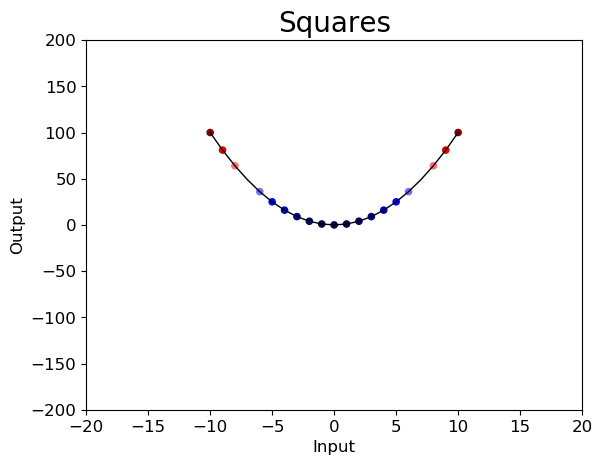

Write Python code to recreate this figure.
import matplotlib.pyplot as plt

inputs = list(range(-10, 11))
squares = list(map(lambda x: x ** 2, inputs))

plt.plot(inputs, squares, linewidth = 1, c = "black")
plt.scatter(inputs, squares, s = 20, c = squares, cmap = plt.cm.seismic)
plt.axis([-20, 20, -200, 200])

plt.title("Squares", fontsize = 20)
plt.xlabel("Input", fontsize = 12)
plt.ylabel("Output", fontsize = 12)
plt.tick_params(axis = "both", labelsize = 12)

save = input(
    "Input 'save' to save the graph as image.\n"\
    "Input 'show' to show the graph in separate window\n"\
    "Input something else to exit.\n"\
    "=================================================\n"
)

if save == "save":
    plt.savefig("squares.png", bbox_inches = "tight")
elif save == "show":
    plt.show()
